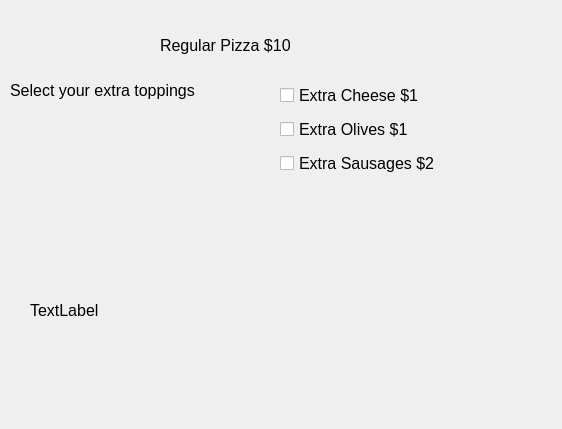
<?xml version="1.0" encoding="UTF-8"?>
<ui version="4.0">
 <class>Dialog</class>
 <widget class="QDialog" name="Dialog">
  <property name="geometry">
   <rect>
    <x>0</x>
    <y>0</y>
    <width>562</width>
    <height>429</height>
   </rect>
  </property>
  <property name="font">
   <font>
    <pointsize>12</pointsize>
   </font>
  </property>
  <property name="windowTitle">
   <string>Dialog</string>
  </property>
  <widget class="QLabel" name="label">
   <property name="geometry">
    <rect>
     <x>160</x>
     <y>20</y>
     <width>301</width>
     <height>51</height>
    </rect>
   </property>
   <property name="text">
    <string>Regular Pizza $10</string>
   </property>
  </widget>
  <widget class="QLabel" name="label_2">
   <property name="geometry">
    <rect>
     <x>10</x>
     <y>70</y>
     <width>291</width>
     <height>41</height>
    </rect>
   </property>
   <property name="text">
    <string>Select your extra toppings</string>
   </property>
  </widget>
  <widget class="QLabel" name="labelAmount">
   <property name="geometry">
    <rect>
     <x>30</x>
     <y>290</y>
     <width>511</width>
     <height>41</height>
    </rect>
   </property>
   <property name="text">
    <string>TextLabel</string>
   </property>
  </widget>
  <widget class="QWidget" name="">
   <property name="geometry">
    <rect>
     <x>280</x>
     <y>80</y>
     <width>193</width>
     <height>100</height>
    </rect>
   </property>
   <layout class="QVBoxLayout" name="verticalLayout">
    <item>
     <widget class="QCheckBox" name="checkBoxCheese">
      <property name="text">
       <string>Extra Cheese $1</string>
      </property>
     </widget>
    </item>
    <item>
     <widget class="QCheckBox" name="checkBoxOlives">
      <property name="text">
       <string>Extra Olives $1</string>
      </property>
     </widget>
    </item>
    <item>
     <widget class="QCheckBox" name="checkBoxSausages">
      <property name="text">
       <string>Extra Sausages $2</string>
      </property>
     </widget>
    </item>
   </layout>
  </widget>
 </widget>
 <resources/>
 <connections/>
</ui>
